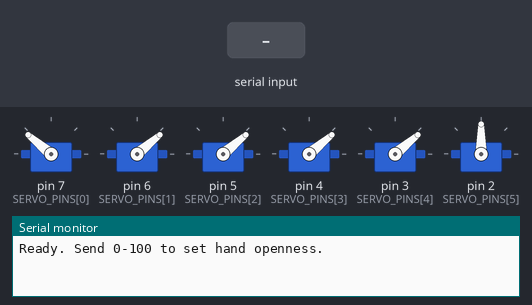
This sketch was run on a simulated Arduino Uno, built with avr-gcc and run on an emulated ATmega328P. On the bench: 6 × servo, the last lines printed to the serial monitor. The inputs (shaded band) are chosen by the test bench.

Above: at 1.2 s.
1.3 s: "90,45\n" received over Serial
At 1.9 s:
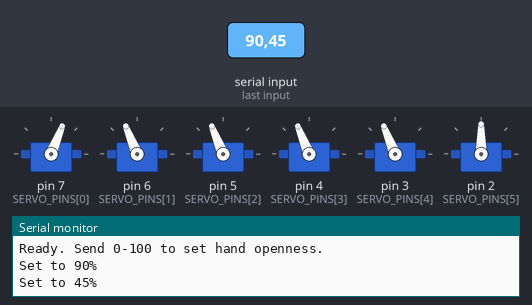
2.8 s: "30,150\n" received over Serial
At 4.0 s:
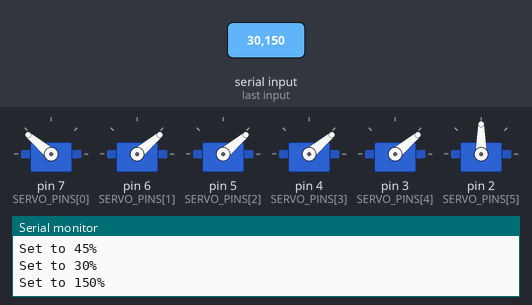
4.3 s: "0\n" received over Serial
At 5.2 s:
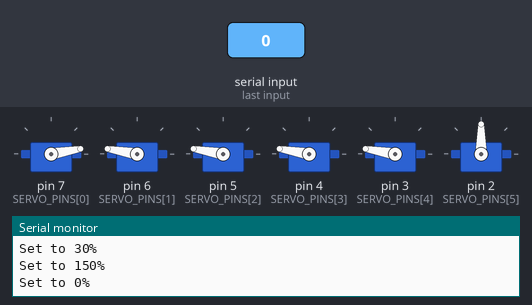
5.8 s: "90\n" received over Serial
At 6.4 s:
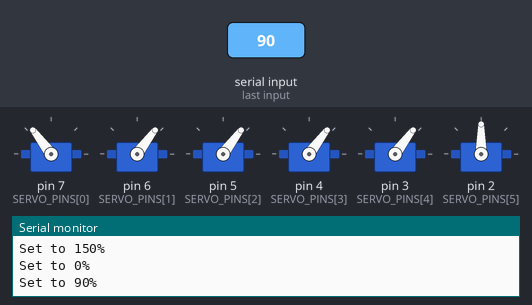
7.3 s: "200\n" received over Serial
At 7.6 s:
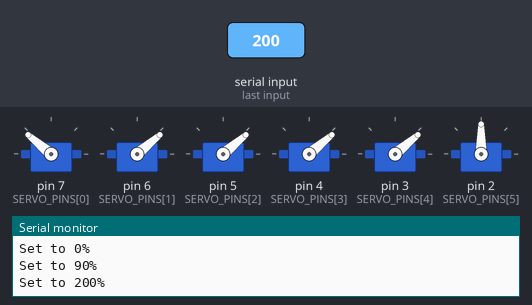
Timing chart, 0 to 9.8 s (numbered marks = the images above; inputs shaded):
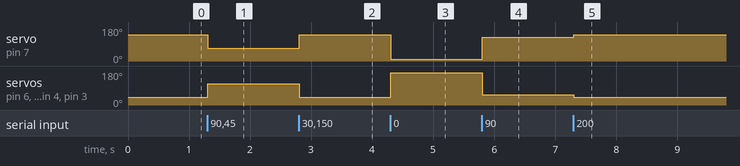

The sketch:

hand_control.ino
```cpp
#include <Servo.h>

const uint8_t SERVO_PINS[6] = {7, 6, 5, 4, 3, 2};
Servo fingers[6];

// 0% = open (170deg), 100% = closed (~40deg). Thumb (index 4) is inverted.
void setOpen(int percent) {
  percent = constrain(percent, 0, 100);
  int angle      = map(percent, 0, 100, 170, 40);  // fingers
  int thumbAngle = map(percent, 0, 100,  10, 140); // thumb inverted
  for (int i = 0; i < 5; i++) {
    fingers[i].write(i == 0 ? thumbAngle : angle);
  }
  // wrist (index 5) stays neutral
}

void setup() {
  Serial.begin(9600);
  for (int i = 0; i < 6; i++) {
    fingers[i].attach(SERVO_PINS[i], 500, 2500);
  }
  fingers[5].write(90); // wrist neutral
  setOpen(100);         // start open
  Serial.println("Ready. Send 0-100 to set hand openness.");
}

void loop() {
  if (Serial.available()) {
    int val = Serial.parseInt();
    if (Serial.read() == '\n' || true) { // accept any terminator
      setOpen(val);
      Serial.print("Set to ");
      Serial.print(val);
      Serial.println("%");
    }
  }
}
```

Measured:
- after the input at 1.3 s, servo on pin 7 (SERVO_PINS[0]): 140° → 68° at once; servo on pin 6 (SERVO_PINS[1]), servo on pin 5 (SERVO_PINS[2]), servo on pin 4 (SERVO_PINS[3]), servo on pin 3 (SERVO_PINS[4]): 40° → 112° at once
- after the input at 2.8 s, servo on pin 7 (SERVO_PINS[0]): 68° → 140° at once; servo on pin 6 (SERVO_PINS[1]), servo on pin 5 (SERVO_PINS[2]), servo on pin 4 (SERVO_PINS[3]), servo on pin 3 (SERVO_PINS[4]): 112° → 40° at once
- after the input at 4.3 s, servo on pin 7 (SERVO_PINS[0]): 140° → 10° at once; servo on pin 6 (SERVO_PINS[1]), servo on pin 5 (SERVO_PINS[2]), servo on pin 4 (SERVO_PINS[3]), servo on pin 3 (SERVO_PINS[4]): 40° → 170° at once
- after the input at 5.8 s, servo on pin 7 (SERVO_PINS[0]): 10° → 127° at once; servo on pin 6 (SERVO_PINS[1]), servo on pin 5 (SERVO_PINS[2]), servo on pin 4 (SERVO_PINS[3]), servo on pin 3 (SERVO_PINS[4]): 170° → 53° at once
- after the input at 7.3 s, servo on pin 7 (SERVO_PINS[0]): 127° → 140° at once; servo on pin 6 (SERVO_PINS[1]), servo on pin 5 (SERVO_PINS[2]), servo on pin 4 (SERVO_PINS[3]), servo on pin 3 (SERVO_PINS[4]): 53° → 40° at once
